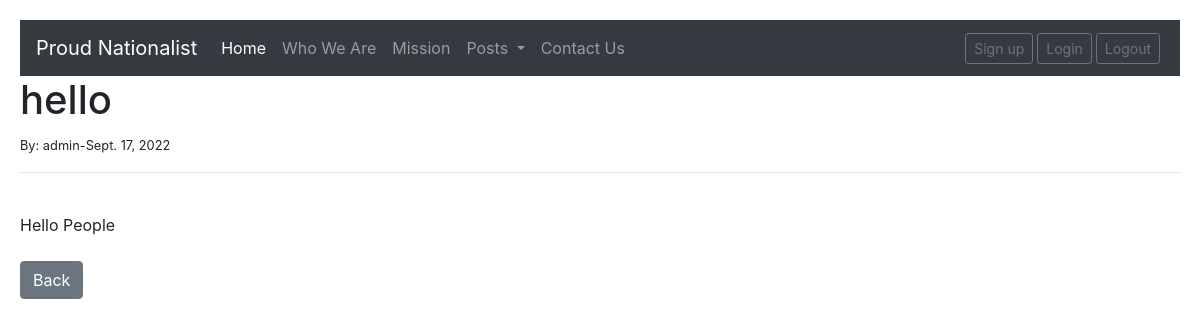
Page /article/5 on the committed database.
### home/models.py (models this page shows, shortened)
class Post(models.Model):
    title=models.CharField(max_length=255)
    author=models.ForeignKey(User,on_delete=models.CASCADE)
    body=models.TextField()
    date = models.DateField(auto_now_add=True)

### home/views.py (the view)
# urls.py: path('article/<int:pk>',article.as_view(),name='article'),
class article(DetailView):
    model=Post
    template_name ='article.html'

### templates/article.html (shortened to what this page needs)
{% extends 'base.html' %}
{% block article %}
<h1>{{post.title}}</h1>
<small> By: {{post.author}}-{{post.date}}</small><br/>
<hr>
<br/>
{{post.body}}
<br/><br/>
<a href="{% url 'sci' %}" class="btn btn-secondary">Back</a>
{% endblock article %}

### static/style.css (style rules this page uses)
* { box-sizing: border-box; }
body { font-family: Georgia, 'Times New Roman', Times, serif; padding: 20px; background: #f1f1f1; }

### static/style1.css (style rules this page uses)
body { font-family: Arial, Helvetica, sans-serif; margin: 0; }
html { box-sizing: border-box; }
*, *:before, *:after { box-sizing: inherit; }

### static/style3.css (style rules this page uses)
body { margin-top:20px; background:#DCDCDC; }

### rows in the picture
Post: title "hello", author "admin", date "Sept. 17, 2022", body "Hello People"
